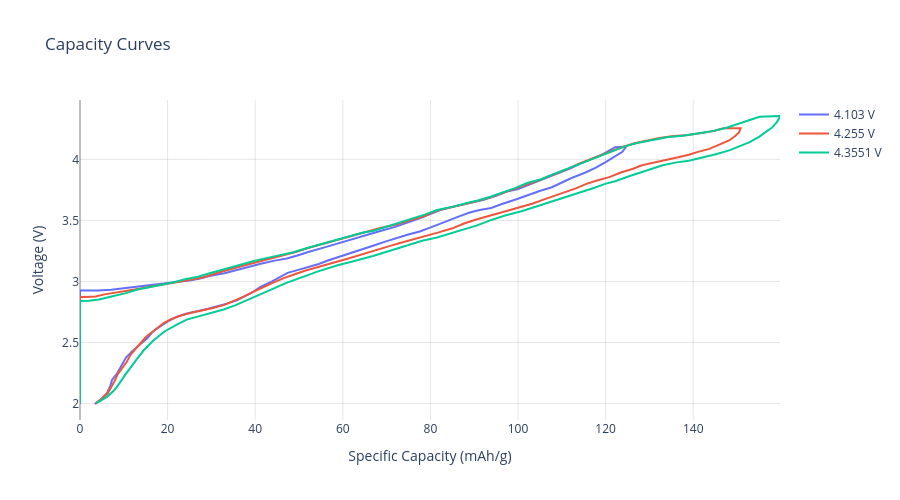

This figure's notebook cell:
### Code cell
# NNM

csv1 = '../local_data/active_materials/cathode/NaNiMn P2-O3 Composite - 4.1V.csv'
csv2 = '../local_data/active_materials/cathode/NaNiMn P2-O3 Composite - 4.25V.csv'
csv3 = '../local_data/active_materials/cathode/NaNiMn P2-O3 Composite - 4.35V.csv'

half_cells = []
for csv in [csv1, csv2, csv3]:

    half_cell = (
        pd.read_csv(
            csv,
            names=['specific_capacity', 'voltage', 'direction', 'id'],
            skiprows=1
        ).drop(
            columns=['id']
        ).assign(
            direction = lambda x: x['direction'].apply(lambda y: 'discharge' if y == 'CC_DChg' else 'charge'),
        )
    )

    half_cells.append(half_cell)

nnm = CathodeMaterial(
    name = 'NaNiMn P2-O3 Composite',
    reference = 'Na/Na+',
    specific_cost = 11.00,
    density = 4.4,
    specific_capacity_curves = half_cells,
    color='#1f1f1f'
)

nnm.plot_specific_capacity_curves(width=900, height=500).show()
